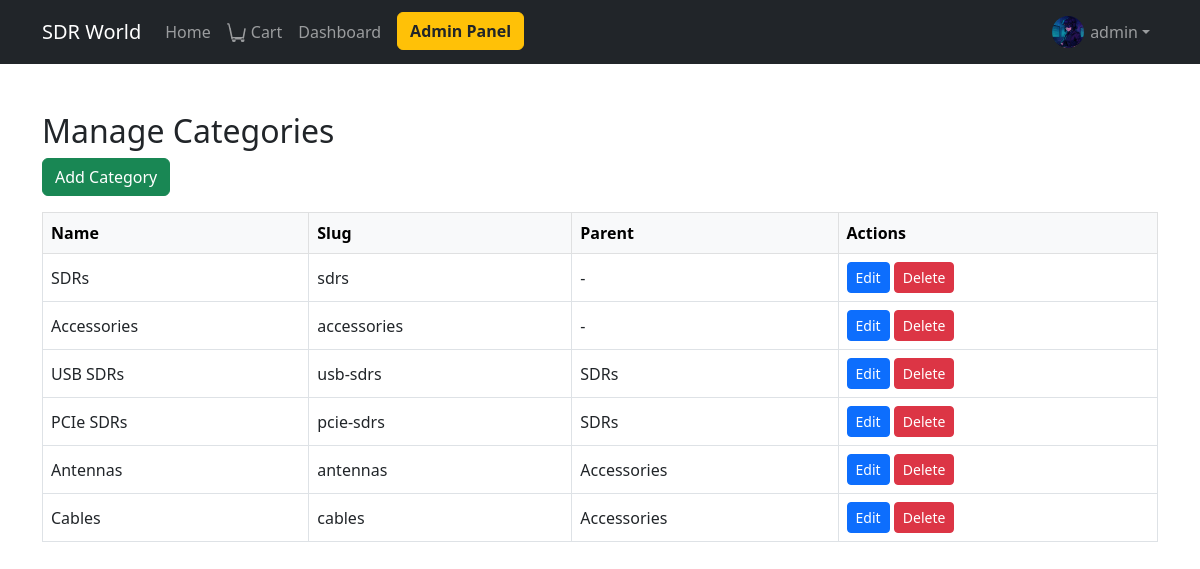
/adminpanel/categories/ (signed in), run on an earlier commit of the app's database.
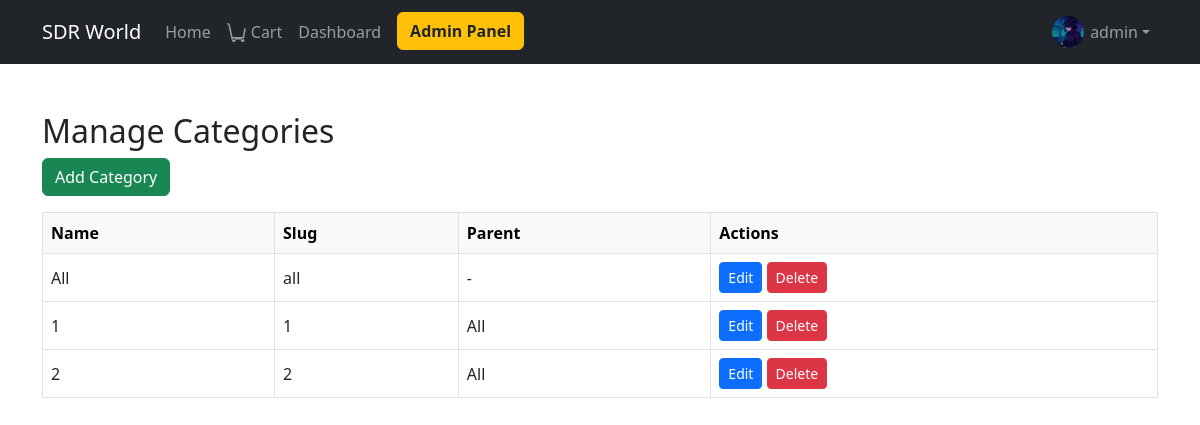
And on a later commit of the database.
### products/models.py (models this page shows, shortened)
class Category(models.Model):
    name = models.CharField(max_length=100, unique=True)
    slug = models.SlugField(max_length=120, unique=True)
    parent = models.ForeignKey('self', null=True, blank=True, related_name='subcategories', on_delete=models.CASCADE)
    class Meta:
        verbose_name_plural = 'Categories'

### adminpanel/views.py (the view)
# urls.py: path('categories/', views.category_crud, name='category_crud'),
@user_passes_test(is_admin_or_editor)
def category_crud(request):
    categories = Category.objects.all()
    return render(request, 'adminpanel/category_crud.html', {'categories': categories})

### adminpanel/views.py (called while the page is built)
def is_admin_or_editor(user):
    return user.is_staff or user.is_superuser

### templates/adminpanel/category_crud.html (shortened to what this page needs)
{% extends 'base.html' %}
{% load crispy_forms_tags %}
{% block content %}
<div class="container mt-5">
    <h2>Manage Categories</h2>
    <button class="btn btn-success mb-3" data-bs-toggle="modal" data-bs-target="#addCategoryModal">Add Category</button>
    <table class="table table-bordered align-middle" id="categories-table">
        <thead class="table-light">
            <tr>
                <th>Name</th>
                <th>Slug</th>
                <th>Parent</th>
                <th>Actions</th>
            </tr>
        </thead>
        <tbody>
            {% for category in categories %}
            <tr data-category-id="{{ category.id }}">
                <td class="cat-name">{{ category.name }}</td>
                <td class="cat-slug">{{ category.slug }}</td>
                <td class="cat-parent">{% if category.parent %}{{ category.parent.name }}{% else %}-{% endif %}</td>
                <td>
                    <button class="btn btn-sm btn-primary edit-category-btn" data-id="{{ category.id }}" data-name="{{ category.name }}" data-slug="{{ category.slug }}" data-parent="{% if category.parent %}{{ category.parent.id }}{% else %}0{% endif %}">Edit</button>
                    <button class="btn btn-sm btn-danger delete-category-btn" data-id="{{ category.id }}" data-name="{{ category.name }}">Delete</button>
                </td>
            </tr>
            {% endfor %}
        </tbody>
    </table>
</div>
{% endblock %}

What changed in the data, as far as the page shows it:
removed Category: name "SDRs", slug "sdrs"
removed Category: name "Accessories", slug "accessories"
removed Category: name "USB SDRs", slug "usb-sdrs", parent.name "SDRs"
removed Category: name "PCIe SDRs", slug "pcie-sdrs", parent.name "SDRs"
removed Category: name "Antennas", slug "antennas", parent.name "Accessories"
removed Category: name "Cables", slug "cables", parent.name "Accessories"
added Category: name "All", slug "all"
added Category: name "1", slug "1", parent.name "All"
added Category: name "2", slug "2", parent.name "All"
